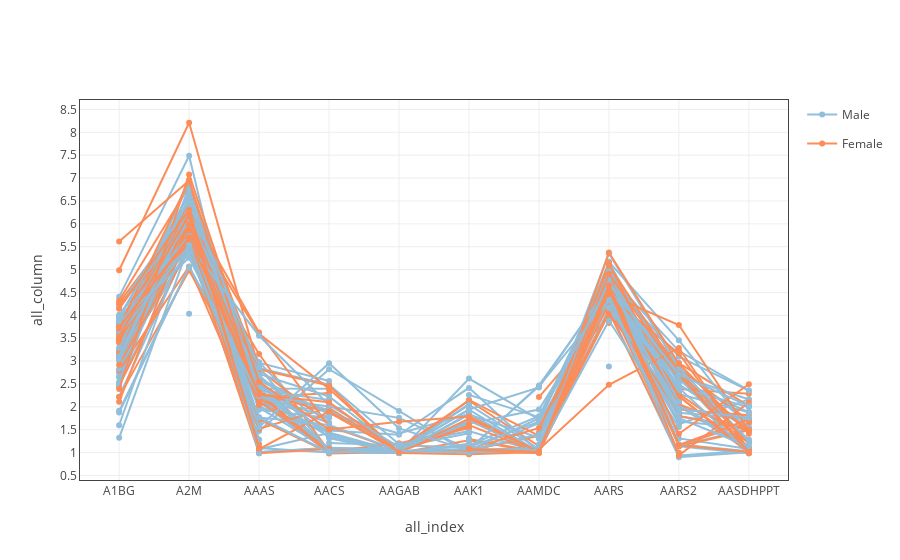

Here is the notebook cell this chart was saved with:
### Code cell
tt.line_plot()

### Figure 1 — Plotly figure (JSON) as saved in the notebook; plotly's stock layout.template omitted (floating-point values rounded to 4 significant figures)
{"data": [{"legendgroup": "Male", "line": {"color": "rgb(145,191,219)"}, "name": "Male", "showlegend": true, "type": "scatter", "uid": "d6d921be-db36-11e8-8641-a81e84e6c740", "x": ["A1BG", "A2M", "AAAS", "AACS", "AAGAB", "AAK1", "AAMDC", "AARS", "AARS2", "AASDHPPT"], "y": [3.951, 6.638, 2.402, 2.398, null, 1.06, 2.469, 4.602, 2.857, 1.636]}, {"legendgroup": "Male", "line": {"color": "rgb(145,191,219)"}, "name": "Male", "showlegend": false, "type": "scatter", "uid": "d6d926e6-db36-11e8-8641-a81e84e6c740", "x": ["A1BG", "A2M", "AAAS", "AACS", "AAGAB", "AAK1", "AAMDC", "AARS", "AARS2", "AASDHPPT"], "y": [3.744, 5.456, 1.09, null, null, null, 1.007, 4.794, null, 1.004]}, {"legendgroup": "Male", "line": {"color": "rgb(145,191,219)"}, "name": "Male", "showlegend": false, "type": "scatter", "uid": "d6d929b6-db36-11e8-8641-a81e84e6c740", "x": ["A1BG", "A2M", "AAAS", "AACS", "AAGAB", "AAK1", "AAMDC", "AARS", "AARS2", "AASDHPPT"], "y": [3.104, 5.836, 1.012, 1.104, 1.06, 2.047, null, 4.359, 1.62, 2.162]}, {"legendgroup": "Male", "line": {"color": "rgb(145,191,219)"}, "name": "Male", "showlegend": false, "type": "scatter", "uid": "d6d92c36-db36-11e8-8641-a81e84e6c740", "x": ["A1BG", "A2M", "AAAS", "AACS", "AAGAB", "AAK1", "AAMDC", "AARS", "AARS2", "AASDHPPT"], "y": [1.874, 5.057, 2.209, 2.006, 1.759, 1.075, 1.014, 5.027, 1.903, null]}, {"legendgroup": "Male", "line": {"color": "rgb(145,191,219)"}, "name": "Male", "showlegend": false, "type": "scatter", "uid": "d6d92e8e-db36-11e8-8641-a81e84e6c740", "x": ["A1BG", "A2M", "AAAS", "AACS", "AAGAB", "AAK1", "AAMDC", "AARS", "AARS2", "AASDHPPT"], "y": [4.404, 7.489, 1.098, 1.002, null, 1.075, 1.014, 4.095, 1.857, null]}, {"legendgroup": "Male", "line": {"color": "rgb(145,191,219)"}, "name": "Male", "showlegend": false, "type": "scatter", "uid": "d6d930e6-db36-11e8-8641-a81e84e6c740", "x": ["A1BG", "A2M", "AAAS", "AACS", "AAGAB", "AAK1", "AAMDC", "AARS", "AARS2", "AASDHPPT"], "y": [2.223, 5.573, 2.624, 1.847, 1.418, 1.842, null, 5.064, 1.308, 1.079]}, {"legendgroup": "Male", "line": {"color": "rgb(145,191,219)"}, "name": "Male", "showlegend": false, "type": "scatter", "uid": "d6d9332a-db36-11e8-8641-a81e84e6c740", "x": ["A1BG", "A2M", "AAAS", "AACS", "AAGAB", "AAK1", "AAMDC", "AARS", "AARS2", "AASDHPPT"], "y": [3.215, 6.34, 2.259, 1.352, 0.9911, 1.854, 1.011, 4.701, 2.604, 1.284]}, {"legendgroup": "Female", "line": {"color": "rgb(252,141,89)"}, "name": "Female", "showlegend": true, "type": "scatter", "uid": "d6d9356e-db36-11e8-8641-a81e84e6c740", "x": ["A1BG", "A2M", "AAAS", "AACS", "AAGAB", "AAK1", "AAMDC", "AARS", "AARS2", "AASDHPPT"], "y": [3.789, 6.439, 2.568, 1.025, 0.9911, 1.269, 1.011, 4.537, 2.819, 1.703]}, {"legendgroup": "Female", "line": {"color": "rgb(252,141,89)"}, "name": "Female", "showlegend": false, "type": "scatter", "uid": "d6d937bc-db36-11e8-8641-a81e84e6c740", "x": ["A1BG", "A2M", "AAAS", "AACS", "AAGAB", "AAK1", "AAMDC", "AARS", "AARS2", "AASDHPPT"], "y": [2.212, 4.978, 2.206, 2.305, null, null, 2.214, 3.994, 2.387, 2.288]}, {"legendgroup": "Male", "line": {"color": "rgb(145,191,219)"}, "name": "Male", "showlegend": false, "type": "scatter", "uid": "d6d93a00-db36-11e8-8641-a81e84e6c740", "x": ["A1BG", "A2M", "AAAS", "AACS", "AAGAB", "AAK1", "AAMDC", "AARS", "AARS2", "AASDHPPT"], "y": [3.021, 5.391, 2.006, 1.438, 1.015, 1.697, 0.9971, 4.991, 2.791, 0.9908]}, {"legendgroup": "Male", "line": {"color": "rgb(145,191,219)"}, "name": "Male", "showlegend": false, "type": "scatter", "uid": "d6d93c44-db36-11e8-8641-a81e84e6c740", "x": ["A1BG", "A2M", "AAAS", "AACS", "AAGAB", "AAK1", "AAMDC", "AARS", "AARS2", "AASDHPPT"], "y": [2.667, 5.92, 2.967, 2.564, null, 1.055, 1.001, 4.383, 1.679, 1.537]}, {"legendgroup": "Male", "line": {"color": "rgb(145,191,219)"}, "name": "Male", "showlegend": false, "type": "scatter", "uid": "d6d93e9c-db36-11e8-8641-a81e84e6c740", "x": ["A1BG", "A2M", "AAAS", "AACS", "AAGAB", "AAK1", "AAMDC", "AARS", "AARS2", "AASDHPPT"], "y": [3.546, 6.067, 1.745, null, 1.123, 1.662, null, 4.883, 3.219, 2.358]}, {"legendgroup": "Male", "line": {"color": "rgb(145,191,219)"}, "name": "Male", "showlegend": false, "type": "scatter", "uid": "d6d940e0-db36-11e8-8641-a81e84e6c740", "x": ["A1BG", "A2M", "AAAS", "AACS", "AAGAB", "AAK1", "AAMDC", "AARS", "AARS2", "AASDHPPT"], "y": [2.531, 5.496, 1.47, 2.822, 1.911, 0.9726, 1.648, 4.316, 1.793, 1.5]}, {"legendgroup": "Female", "line": {"color": "rgb(252,141,89)"}, "name": "Female", "showlegend": false, "type": "scatter", "uid": "d6d945c2-db36-11e8-8641-a81e84e6c740", "x": ["A1BG", "A2M", "AAAS", "AACS", "AAGAB", "AAK1", "AAMDC", "AARS", "AARS2", "AASDHPPT"], "y": [3.041, 5.651, 3.154, 1.025, null, 1.298, 1.011, 4.369, 2.956, 2.022]}, {"legendgroup": "Male", "line": {"color": "rgb(145,191,219)"}, "name": "Male", "showlegend": false, "type": "scatter", "uid": "d6d94900-db36-11e8-8641-a81e84e6c740", "x": ["A1BG", "A2M", "AAAS", "AACS", "AAGAB", "AAK1", "AAMDC", "AARS", "AARS2", "AASDHPPT"], "y": [2.53, 6.822, 2.037, 1.934, 1.118, 1.422, null, 5.153, 2.49, 1.496]}, {"legendgroup": "Female", "line": {"color": "rgb(252,141,89)"}, "name": "Female", "showlegend": false, "type": "scatter", "uid": "d6d94b58-db36-11e8-8641-a81e84e6c740", "x": ["A1BG", "A2M", "AAAS", "AACS", "AAGAB", "AAK1", "AAMDC", "AARS", "AARS2", "AASDHPPT"], "y": [4.278, 6.281, null, null, null, 1.075, 1.014, 4.587, 1.877, null]}, {"legendgroup": "Male", "line": {"color": "rgb(145,191,219)"}, "name": "Male", "showlegend": false, "type": "scatter", "uid": "d6d94dc4-db36-11e8-8641-a81e84e6c740", "x": ["A1BG", "A2M", "AAAS", "AACS", "AAGAB", "AAK1", "AAMDC", "AARS", "AARS2", "AASDHPPT"], "y": [3.645, 6.391, 2.502, 1.061, 1.023, null, null, 4.975, 2.019, 1.036]}, {"legendgroup": "Male", "line": {"color": "rgb(145,191,219)"}, "name": "Male", "showlegend": false, "type": "scatter", "uid": "d6d95012-db36-11e8-8641-a81e84e6c740", "x": ["A1BG", "A2M", "AAAS", "AACS", "AAGAB", "AAK1", "AAMDC", "AARS", "AARS2", "AASDHPPT"], "y": [3.46, 5.802, 2.975, 1.39, 1.011, 2.617, 1.726, 4.755, 2.107, null]}, {"legendgroup": "Female", "line": {"color": "rgb(252,141,89)"}, "name": "Female", "showlegend": false, "type": "scatter", "uid": "d6d95260-db36-11e8-8641-a81e84e6c740", "x": ["A1BG", "A2M", "AAAS", "AACS", "AAGAB", "AAK1", "AAMDC", "AARS", "AARS2", "AASDHPPT"], "y": [3.137, 6.14, 1.087, null, null, 1.797, 1.004, 4.5, 1.152, 1.649]}, {"legendgroup": "Male", "line": {"color": "rgb(145,191,219)"}, "name": "Male", "showlegend": false, "type": "scatter", "uid": "d6d954a4-db36-11e8-8641-a81e84e6c740", "x": ["A1BG", "A2M", "AAAS", "AACS", "AAGAB", "AAK1", "AAMDC", "AARS", "AARS2", "AASDHPPT"], "y": [3.661, 6.056, 2.194, 1.025, 0.9911, 1.16, 1.795, 4.752, 2.279, 1.88]}, {"legendgroup": "Female", "line": {"color": "rgb(252,141,89)"}, "name": "Female", "showlegend": false, "type": "scatter", "uid": "d6d956e8-db36-11e8-8641-a81e84e6c740", "x": ["A1BG", "A2M", "AAAS", "AACS", "AAGAB", "AAK1", "AAMDC", "AARS", "AARS2", "AASDHPPT"], "y": [2.46, 5.527, 1.76, null, null, 1.045, 1.121, 4.132, 2.637, 1.092]}, {"legendgroup": "Male", "line": {"color": "rgb(145,191,219)"}, "name": "Male", "showlegend": false, "type": "scatter", "uid": "d6d9592c-db36-11e8-8641-a81e84e6c740", "x": ["A1BG", "A2M", "AAAS", "AACS", "AAGAB", "AAK1", "AAMDC", "AARS", "AARS2", "AASDHPPT"], "y": [2.444, 6.455, 2.122, 0.9946, 1.028, 1.065, null, 4.32, 2.679, null]}, {"legendgroup": "Male", "line": {"color": "rgb(145,191,219)"}, "name": "Male", "showlegend": false, "type": "scatter", "uid": "d6d95b70-db36-11e8-8641-a81e84e6c740", "x": ["A1BG", "A2M", "AAAS", "AACS", "AAGAB", "AAK1", "AAMDC", "AARS", "AARS2", "AASDHPPT"], "y": [3.113, 5.645, 2.212, 1.1, 1.057, 2.06, null, 4.905, 2.417, null]}, {"legendgroup": "Male", "line": {"color": "rgb(145,191,219)"}, "name": "Male", "showlegend": false, "type": "scatter", "uid": "d6d95db4-db36-11e8-8641-a81e84e6c740", "x": ["A1BG", "A2M", "AAAS", "AACS", "AAGAB", "AAK1", "AAMDC", "AARS", "AARS2", "AASDHPPT"], "y": [3.79, 6.555, 2.366, 2.15, null, 1.12, 1.677, 4.866, 2.042, null]}, {"legendgroup": "Female", "line": {"color": "rgb(252,141,89)"}, "name": "Female", "showlegend": false, "type": "scatter", "uid": "d6d95ff8-db36-11e8-8641-a81e84e6c740", "x": ["A1BG", "A2M", "AAAS", "AACS", "AAGAB", "AAK1", "AAMDC", "AARS", "AARS2", "AASDHPPT"], "y": [3.398, 6.132, null, null, 1.097, 2.133, 1.142, 4.273, 0.9985, null]}, {"legendgroup": "Male", "line": {"color": "rgb(145,191,219)"}, "name": "Male", "showlegend": false, "type": "scatter", "uid": "d6d9623c-db36-11e8-8641-a81e84e6c740", "x": ["A1BG", "A2M", "AAAS", "AACS", "AAGAB", "AAK1", "AAMDC", "AARS", "AARS2", "AASDHPPT"], "y": [3.957, 5.413, null, null, null, null, null, 4.369, null, null]}, {"legendgroup": "Female", "line": {"color": "rgb(252,141,89)"}, "name": "Female", "showlegend": false, "type": "scatter", "uid": "d6d964a8-db36-11e8-8641-a81e84e6c740", "x": ["A1BG", "A2M", "AAAS", "AACS", "AAGAB", "AAK1", "AAMDC", "AARS", "AARS2", "AASDHPPT"], "y": [3.425, 5.662, 2.205, 1.025, 1.203, 1.532, null, 4.661, 2.285, 1.212]}, {"legendgroup": "Male", "line": {"color": "rgb(145,191,219)"}, "name": "Male", "showlegend": false, "type": "scatter", "uid": "d6d966e2-db36-11e8-8641-a81e84e6c740", "x": ["A1BG", "A2M", "AAAS", "AACS", "AAGAB", "AAK1", "AAMDC", "AARS", "AARS2", "AASDHPPT"], "y": [1.596, 5.943, 1.934, 1.755, null, 1.046, 1.391, 5.171, 3.455, 1.522]}, {"legendgroup": "Female", "line": {"color": "rgb(252,141,89)"}, "name": "Female", "showlegend": false, "type": "scatter", "uid": "d6d96a0c-db36-11e8-8641-a81e84e6c740", "x": ["A1BG", "A2M", "AAAS", "AACS", "AAGAB", "AAK1", "AAMDC", "AARS", "AARS2", "AASDHPPT"], "y": [3.679, 6.014, 1.009, null, null, 2.04, null, 4.32, 2.647, 1.069]}, {"legendgroup": "Female", "line": {"color": "rgb(252,141,89)"}, "name": "Female", "showlegend": false, "type": "scatter", "uid": "d6d96d18-db36-11e8-8641-a81e84e6c740", "x": ["A1BG", "A2M", "AAAS", "AACS", "AAGAB", "AAK1", "AAMDC", "AARS", "AARS2", "AASDHPPT"], "y": [4.323, 6.822, 2.815, 1.639, null, 0.9759, null, 4.335, 1.802, 1.525]}, {"legendgroup": "Male", "line": {"color": "rgb(145,191,219)"}, "name": "Male", "showlegend": false, "type": "scatter", "uid": "d6d96f7a-db36-11e8-8641-a81e84e6c740", "x": ["A1BG", "A2M", "AAAS", "AACS", "AAGAB", "AAK1", "AAMDC", "AARS", "AARS2", "AASDHPPT"], "y": [3.256, 6.352, 2.114, 1.483, 1.39, 2.414, 1.011, 4.127, 0.8977, 1.005]}, {"legendgroup": "Male", "line": {"color": "rgb(145,191,219)"}, "name": "Male", "showlegend": false, "type": "scatter", "uid": "d6d97254-db36-11e8-8641-a81e84e6c740", "x": ["A1BG", "A2M", "AAAS", "AACS", "AAGAB", "AAK1", "AAMDC", "AARS", "AARS2", "AASDHPPT"], "y": [3.565, 6.906, 2.5, 1.409, 1.015, null, 1.392, 4.843, 1.142, 1.523]}, {"legendgroup": "Male", "line": {"color": "rgb(145,191,219)"}, "name": "Male", "showlegend": false, "type": "scatter", "uid": "d6d9748e-db36-11e8-8641-a81e84e6c740", "x": ["A1BG", "A2M", "AAAS", "AACS", "AAGAB", "AAK1", "AAMDC", "AARS", "AARS2", "AASDHPPT"], "y": [4.174, 6.438, 1.986, 1.049, null, 0.9823, null, 5.029, 2.649, 1.026]}, {"legendgroup": "Female", "line": {"color": "rgb(252,141,89)"}, "name": "Female", "showlegend": false, "type": "scatter", "uid": "d6d976d2-db36-11e8-8641-a81e84e6c740", "x": ["A1BG", "A2M", "AAAS", "AACS", "AAGAB", "AAK1", "AAMDC", "AARS", "AARS2", "AASDHPPT"], "y": [3.548, 5.871, null, null, null, null, 1.107, 4.071, 0.9716, null]}, {"legendgroup": "Female", "line": {"color": "rgb(252,141,89)"}, "name": "Female", "showlegend": false, "type": "scatter", "uid": "d6d9790c-db36-11e8-8641-a81e84e6c740", "x": ["A1BG", "A2M", "AAAS", "AACS", "AAGAB", "AAK1", "AAMDC", "AARS", "AARS2", "AASDHPPT"], "y": [3.174, 6.481, 2.24, null, null, null, 1.014, 4.047, 1.942, 1.814]}, {"legendgroup": "Male", "line": {"color": "rgb(145,191,219)"}, "name": "Male", "showlegend": false, "type": "scatter", "uid": "d6d97b64-db36-11e8-8641-a81e84e6c740", "x": ["A1BG", "A2M", "AAAS", "AACS", "AAGAB", "AAK1", "AAMDC", "AARS", "AARS2", "AASDHPPT"], "y": [3.1, 6.038, null, 1.208, 1.151, 1.109, null, 4.56, 2.954, null]}, {"legendgroup": "Male", "line": {"color": "rgb(145,191,219)"}, "name": "Male", "showlegend": false, "type": "scatter", "uid": "d6d97da8-db36-11e8-8641-a81e84e6c740", "x": ["A1BG", "A2M", "AAAS", "AACS", "AAGAB", "AAK1", "AAMDC", "AARS", "AARS2", "AASDHPPT"], "y": [3.223, 5.755, 1.738, 1.002, null, 1.075, 1.014, 4.892, 1.871, 1.739]}, {"legendgroup": "Female", "line": {"color": "rgb(252,141,89)"}, "name": "Female", "showlegend": false, "type": "scatter", "uid": "d6d980d2-db36-11e8-8641-a81e84e6c740", "x": ["A1BG", "A2M", "AAAS", "AACS", "AAGAB", "AAK1", "AAMDC", "AARS", "AARS2", "AASDHPPT"], "y": [5.616, 6.948, 1.18, null, null, 1.177, null, 3.914, null, 1.103]}, {"legendgroup": "Female", "line": {"color": "rgb(252,141,89)"}, "name": "Female", "showlegend": false, "type": "scatter", "uid": "d6d98316-db36-11e8-8641-a81e84e6c740", "x": ["A1BG", "A2M", "AAAS", "AACS", "AAGAB", "AAK1", "AAMDC", "AARS", "AARS2", "AASDHPPT"], "y": [3.498, 6.424, 2.279, 0.9799, 1.011, 2.15, 1.362, 4.233, 2.757, 0.9863]}, {"legendgroup": "Male", "line": {"color": "rgb(145,191,219)"}, "name": "Male", "showlegend": false, "type": "scatter", "uid": "d6d9855a-db36-11e8-8641-a81e84e6c740", "x": ["A1BG", "A2M", "AAAS", "AACS", "AAGAB", "AAK1", "AAMDC", "AARS", "AARS2", "AASDHPPT"], "y": [3.551, 5.519, 1.654, null, null, 0.9974, 1.058, 4.456, 0.9335, 1.042]}, {"legendgroup": "Male", "line": {"color": "rgb(145,191,219)"}, "name": "Male", "showlegend": false, "type": "scatter", "uid": "d6d98794-db36-11e8-8641-a81e84e6c740", "x": ["A1BG", "A2M", "AAAS", "AACS", "AAGAB", "AAK1", "AAMDC", "AARS", "AARS2", "AASDHPPT"], "y": [3.569, 5.962, 1.009, 1.1, 1.057, 1.635, 1.941, 4.394, 2.059, 1.069]}, {"legendgroup": "Male", "line": {"color": "rgb(145,191,219)"}, "name": "Male", "showlegend": false, "type": "scatter", "uid": "d6d989ce-db36-11e8-8641-a81e84e6c740", "x": ["A1BG", "A2M", "AAAS", "AACS", "AAGAB", "AAK1", "AAMDC", "AARS", "AARS2", "AASDHPPT"], "y": [3.67, 6.371, 2.411, 1.025, 0.9911, 1.192, null, 4.77, 3.096, 2.355]}, {"legendgroup": "Male", "line": {"color": "rgb(145,191,219)"}, "name": "Male", "showlegend": false, "type": "scatter", "uid": "d6d98c12-db36-11e8-8641-a81e84e6c740", "x": ["A1BG", "A2M", "AAAS", "AACS", "AAGAB", "AAK1", "AAMDC", "AARS", "AARS2", "AASDHPPT"], "y": [2.748, 6.164, 2.842, 2.482, 1.182, 1.468, 1.011, 4.76, 2.664, 1.545]}, {"legendgroup": "Male", "line": {"color": "rgb(145,191,219)"}, "name": "Male", "showlegend": false, "type": "scatter", "uid": "d6d98e60-db36-11e8-8641-a81e84e6c740", "x": ["A1BG", "A2M", "AAAS", "AACS", "AAGAB", "AAK1", "AAMDC", "AARS", "AARS2", "AASDHPPT"], "y": [2.642, 6.396, 1.074, 1.429, null, 2.261, 1.774, 4.962, 1.138, 0.9863]}, {"legendgroup": "Female", "line": {"color": "rgb(252,141,89)"}, "name": "Female", "showlegend": false, "type": "scatter", "uid": "d6d9920c-db36-11e8-8641-a81e84e6c740", "x": ["A1BG", "A2M", "AAAS", "AACS", "AAGAB", "AAK1", "AAMDC", "AARS", "AARS2", "AASDHPPT"], "y": [2.796, 5.067, 1.521, 1.979, 1.011, 1.045, 1.367, 4.982, 1.138, 1.488]}, {"legendgroup": "Male", "line": {"color": "rgb(145,191,219)"}, "name": "Male", "showlegend": false, "type": "scatter", "uid": "d6d9957c-db36-11e8-8641-a81e84e6c740", "x": ["A1BG", "A2M", "AAAS", "AACS", "AAGAB", "AAK1", "AAMDC", "AARS", "AARS2", "AASDHPPT"], "y": [3.696, 5.685, 2.114, 1.084, null, null, null, 4.604, null, null]}, {"legendgroup": "Female", "line": {"color": "rgb(252,141,89)"}, "name": "Female", "showlegend": false, "type": "scatter", "uid": "d6d997de-db36-11e8-8641-a81e84e6c740", "x": ["A1BG", "A2M", "AAAS", "AACS", "AAGAB", "AAK1", "AAMDC", "AARS", "AARS2", "AASDHPPT"], "y": [3.187, 5.649, 2.82, null, 1.011, 1.045, 0.9937, 4.62, 2.653, 1.495]}, {"legendgroup": "Male", "line": {"color": "rgb(145,191,219)"}, "name": "Male", "showlegend": false, "type": "scatter", "uid": "d6d99a36-db36-11e8-8641-a81e84e6c740", "x": ["A1BG", "A2M", "AAAS", "AACS", "AAGAB", "AAK1", "AAMDC", "AARS", "AARS2", "AASDHPPT"], "y": [3.913, 5.964, 1.102, null, 1.041, 1.936, 1.017, 4.592, 2.315, null]}, {"legendgroup": "Male", "line": {"color": "rgb(145,191,219)"}, "name": "Male", "showlegend": false, "type": "scatter", "uid": "d6d99c84-db36-11e8-8641-a81e84e6c740", "x": ["A1BG", "A2M", "AAAS", "AACS", "AAGAB", "AAK1", "AAMDC", "AARS", "AARS2", "AASDHPPT"], "y": [3.01, 5.472, 2.718, 2.227, 1.038, null, 1.015, 4.833, 1.166, 1.015]}, {"legendgroup": "Male", "line": {"color": "rgb(145,191,219)"}, "name": "Male", "showlegend": false, "type": "scatter", "uid": "d6d99ed2-db36-11e8-8641-a81e84e6c740", "x": ["A1BG", "A2M", "AAAS", "AACS", "AAGAB", "AAK1", "AAMDC", "AARS", "AARS2", "AASDHPPT"], "y": [4.011, 5.917, 2.382, 1.925, 1.011, null, 1.301, 4.504, 2.579, 1.882]}, {"legendgroup": "Female", "line": {"color": "rgb(252,141,89)"}, "name": "Female", "showlegend": false, "type": "scatter", "uid": "d6d9a120-db36-11e8-8641-a81e84e6c740", "x": ["A1BG", "A2M", "AAAS", "AACS", "AAGAB", "AAK1", "AAMDC", "AARS", "AARS2", "AASDHPPT"], "y": [4.237, 5.868, 2.042, null, 1.033, 1.569, null, 4.852, 2.228, 1.046]}, {"legendgroup": "Female", "line": {"color": "rgb(252,141,89)"}, "name": "Female", "showlegend": false, "type": "scatter", "uid": "d6d9a36e-db36-11e8-8641-a81e84e6c740", "x": ["A1BG", "A2M", "AAAS", "AACS", "AAGAB", "AAK1", "AAMDC", "AARS", "AARS2", "AASDHPPT"], "y": [3.529, 5.653, 2.31, 1.878, 1.011, 1.045, 0.9937, 4.489, 2.236, 0.9863]}, {"legendgroup": "Female", "line": {"color": "rgb(252,141,89)"}, "name": "Female", "showlegend": false, "type": "scatter", "uid": "d6d9a5b2-db36-11e8-8641-a81e84e6c740", "x": ["A1BG", "A2M", "AAAS", "AACS", "AAGAB", "AAK1", "AAMDC", "AARS", "AARS2", "AASDHPPT"], "y": [2.109, 6.082, 3.598, 2.395, 0.9982, 1.745, 1.02, 5.138, 2.057, 1.461]}, {"legendgroup": "Male", "line": {"color": "rgb(145,191,219)"}, "name": "Male", "showlegend": false, "type": "scatter", "uid": "d6d9a7f6-db36-11e8-8641-a81e84e6c740", "x": ["A1BG", "A2M", "AAAS", "AACS", "AAGAB", "AAK1", "AAMDC", "AARS", "AARS2", "AASDHPPT"], "y": [2.829, 6.099, 2.576, 1.849, null, 1.274, null, 4.47, 2.414, 1.005]}, {"legendgroup": "Male", "line": {"color": "rgb(145,191,219)"}, "name": "Male", "showlegend": false, "type": "scatter", "uid": "d6d9aa44-db36-11e8-8641-a81e84e6c740", "x": ["A1BG", "A2M", "AAAS", "AACS", "AAGAB", "AAK1", "AAMDC", "AARS", "AARS2", "AASDHPPT"], "y": [3.108, 6.404, 1.695, null, 1.045, 2.047, 1.077, 4.641, 2.685, 2.161]}, {"legendgroup": "Female", "line": {"color": "rgb(252,141,89)"}, "name": "Female", "showlegend": false, "type": "scatter", "uid": "d6d9ac7e-db36-11e8-8641-a81e84e6c740", "x": ["A1BG", "A2M", "AAAS", "AACS", "AAGAB", "AAK1", "AAMDC", "AARS", "AARS2", "AASDHPPT"], "y": [3.84, 6.172, 2.305, 0.9909, null, null, 1.439, 4.489, 2.154, null]}, {"legendgroup": "Male", "line": {"color": "rgb(145,191,219)"}, "name": "Male", "showlegend": false, "type": "scatter", "uid": "d6d9aec2-db36-11e8-8641-a81e84e6c740", "x": ["A1BG", "A2M", "AAAS", "AACS", "AAGAB", "AAK1", "AAMDC", "AARS", "AARS2", "AASDHPPT"], "y": [3.29, 6.756, 2.234, 1.647, null, 1.09, 1.024, 5.008, 1.178, 1.026]}, {"legendgroup": "Female", "line": {"color": "rgb(252,141,89)"}, "name": "Female", "showlegend": false, "type": "scatter", "uid": "d6d9b106-db36-11e8-8641-a81e84e6c740", "x": ["A1BG", "A2M", "AAAS", "AACS", "AAGAB", "AAK1", "AAMDC", "AARS", "AARS2", "AASDHPPT"], "y": [3.639, 6.306, 3.625, 1.577, 1.036, null, null, 3.831, null, null]}, {"legendgroup": "Female", "line": {"color": "rgb(252,141,89)"}, "name": "Female", "showlegend": false, "type": "scatter", "uid": "d6d9b340-db36-11e8-8641-a81e84e6c740", "x": ["A1BG", "A2M", "AAAS", "AACS", "AAGAB", "AAK1", "AAMDC", "AARS", "AARS2", "AASDHPPT"], "y": [3.447, 5.995, 2.168, null, null, 1.614, null, 4.413, 3.167, 1.056]}, {"legendgroup": "Female", "line": {"color": "rgb(252,141,89)"}, "name": "Female", "showlegend": false, "type": "scatter", "uid": "d6d9b584-db36-11e8-8641-a81e84e6c740", "x": ["A1BG", "A2M", "AAAS", "AACS", "AAGAB", "AAK1", "AAMDC", "AARS", "AARS2", "AASDHPPT"], "y": [4.986, 8.21, 2.819, 2.465, 0.9911, 0.9629, 1.011, 5.09, 2.78, 1.207]}, {"legendgroup": "Male", "line": {"color": "rgb(145,191,219)"}, "name": "Male", "showlegend": false, "type": "scatter", "uid": "d6d9b7d2-db36-11e8-8641-a81e84e6c740", "x": ["A1BG", "A2M", "AAAS", "AACS", "AAGAB", "AAK1", "AAMDC", "AARS", "AARS2", "AASDHPPT"], "y": [1.912, 5.062, 2.245, 1.774, null, 1.045, 1.397, 4.388, 2.429, 1.992]}, {"legendgroup": "Male", "line": {"color": "rgb(145,191,219)"}, "name": "Male", "showlegend": false, "type": "scatter", "uid": "d6d9ba16-db36-11e8-8641-a81e84e6c740", "x": ["A1BG", "A2M", "AAAS", "AACS", "AAGAB", "AAK1", "AAMDC", "AARS", "AARS2", "AASDHPPT"], "y": [2.5, 6.445, 2.693, 1.314, 0.9911, 1.832, 1.325, 5.353, 2.845, 1.252]}, {"legendgroup": "Male", "line": {"color": "rgb(145,191,219)"}, "name": "Male", "showlegend": false, "type": "scatter", "uid": "d6d9bc5a-db36-11e8-8641-a81e84e6c740", "x": ["A1BG", "A2M", "AAAS", "AACS", "AAGAB", "AAK1", "AAMDC", "AARS", "AARS2", "AASDHPPT"], "y": [3.862, 5.529, 1.033, null, null, null, 1.121, 4.369, 2.412, null]}, {"legendgroup": "Female", "line": {"color": "rgb(252,141,89)"}, "name": "Female", "showlegend": false, "type": "scatter", "uid": "d6d9be94-db36-11e8-8641-a81e84e6c740", "x": ["A1BG", "A2M", "AAAS", "AACS", "AAGAB", "AAK1", "AAMDC", "AARS", "AARS2", "AASDHPPT"], "y": [2.922, 5.64, 1.725, 1.002, null, 1.075, 1.537, 4.569, 1.165, 1.724]}, {"legendgroup": "Male", "line": {"color": "rgb(145,191,219)"}, "name": "Male", "showlegend": false, "type": "scatter", "uid": "d6d9c0d8-db36-11e8-8641-a81e84e6c740", "x": ["A1BG", "A2M", "AAAS", "AACS", "AAGAB", "AAK1", "AAMDC", "AARS", "AARS2", "AASDHPPT"], "y": [3.59, 6.239, 1.283, null, null, 1.309, null, 2.883, null, 1.219]}, {"legendgroup": "Female", "line": {"color": "rgb(252,141,89)"}, "name": "Female", "showlegend": false, "type": "scatter", "uid": "d6d9c312-db36-11e8-8641-a81e84e6c740", "x": ["A1BG", "A2M", "AAAS", "AACS", "AAGAB", "AAK1", "AAMDC", "AARS", "AARS2", "AASDHPPT"], "y": [3.485, 5.782, 1.074, 1.899, 1.011, 1.604, 0.9937, 4.453, 3.787, 1.479]}, {"legendgroup": "Male", "line": {"color": "rgb(145,191,219)"}, "name": "Male", "showlegend": false, "type": "scatter", "uid": "d6d9c54c-db36-11e8-8641-a81e84e6c740", "x": ["A1BG", "A2M", "AAAS", "AACS", "AAGAB", "AAK1", "AAMDC", "AARS", "AARS2", "AASDHPPT"], "y": [3.923, 5.738, 1.769, 1.605, 1.041, 1.941, 2.425, 4.655, 1.906, null]}, {"legendgroup": "Male", "line": {"color": "rgb(145,191,219)"}, "name": "Male", "showlegend": false, "type": "scatter", "uid": "d6d9c790-db36-11e8-8641-a81e84e6c740", "x": ["A1BG", "A2M", "AAAS", "AACS", "AAGAB", "AAK1", "AAMDC", "AARS", "AARS2", "AASDHPPT"], "y": [null, 4.036, null, 1.115, null, 1.035, 1.109, 4.96, 2.105, null]}, {"legendgroup": "Female", "line": {"color": "rgb(252,141,89)"}, "name": "Female", "showlegend": false, "type": "scatter", "uid": "d6d9c9d4-db36-11e8-8641-a81e84e6c740", "x": ["A1BG", "A2M", "AAAS", "AACS", "AAGAB", "AAK1", "AAMDC", "AARS", "AARS2", "AASDHPPT"], "y": [3.729, 6.956, 2.123, 1.073, null, 1.001, null, 4.797, 0.9377, 2.095]}, {"legendgroup": "Female", "line": {"color": "rgb(252,141,89)"}, "name": "Female", "showlegend": false, "type": "scatter", "uid": "d6d9cc0e-db36-11e8-8641-a81e84e6c740", "x": ["A1BG", "A2M", "AAAS", "AACS", "AAGAB", "AAK1", "AAMDC", "AARS", "AARS2", "AASDHPPT"], "y": [2.39, 7.081, 2.544, 1.503, 1.676, 1.786, 1.011, 5.374, 2.94, 1.412]}, {"legendgroup": "Female", "line": {"color": "rgb(252,141,89)"}, "name": "Female", "showlegend": false, "type": "scatter", "uid": "d6d9ce48-db36-11e8-8641-a81e84e6c740", "x": ["A1BG", "A2M", "AAAS", "AACS", "AAGAB", "AAK1", "AAMDC", "AARS", "AARS2", "AASDHPPT"], "y": [3.536, 5.533, 0.9876, 1.077, null, null, 1.067, 2.482, 3.285, 1.049]}, {"legendgroup": "Male", "line": {"color": "rgb(145,191,219)"}, "name": "Male", "showlegend": false, "type": "scatter", "uid": "d6d9d082-db36-11e8-8641-a81e84e6c740", "x": ["A1BG", "A2M", "AAAS", "AACS", "AAGAB", "AAK1", "AAMDC", "AARS", "AARS2", "AASDHPPT"], "y": [null, 5.373, 1.774, 1.002, 1.037, 1.075, 2.447, 4.327, 1.165, null]}, {"legendgroup": "Male", "line": {"color": "rgb(145,191,219)"}, "name": "Male", "showlegend": false, "type": "scatter", "uid": "d6d9d2bc-db36-11e8-8641-a81e84e6c740", "x": ["A1BG", "A2M", "AAAS", "AACS", "AAGAB", "AAK1", "AAMDC", "AARS", "AARS2", "AASDHPPT"], "y": [3.046, 6.263, 0.9843, null, 1.033, 1.002, 1.063, 3.884, 1.559, null]}, {"legendgroup": "Male", "line": {"color": "rgb(145,191,219)"}, "name": "Male", "showlegend": false, "type": "scatter", "uid": "d6d9d500-db36-11e8-8641-a81e84e6c740", "x": ["A1BG", "A2M", "AAAS", "AACS", "AAGAB", "AAK1", "AAMDC", "AARS", "AARS2", "AASDHPPT"], "y": [1.322, 5.535, 3.554, 2.038, 1.123, null, 1.174, 4.791, 1.752, 1.134]}, {"legendgroup": "Male", "line": {"color": "rgb(145,191,219)"}, "name": "Male", "showlegend": false, "type": "scatter", "uid": "d6d9d744-db36-11e8-8641-a81e84e6c740", "x": ["A1BG", "A2M", "AAAS", "AACS", "AAGAB", "AAK1", "AAMDC", "AARS", "AARS2", "AASDHPPT"], "y": [3.976, 6.498, 2.86, 1.025, 0.9911, null, null, 4.165, 1.956, 1.759]}, {"legendgroup": "Male", "line": {"color": "rgb(145,191,219)"}, "name": "Male", "showlegend": false, "type": "scatter", "uid": "d6d9d988-db36-11e8-8641-a81e84e6c740", "x": ["A1BG", "A2M", "AAAS", "AACS", "AAGAB", "AAK1", "AAMDC", "AARS", "AARS2", "AASDHPPT"], "y": [3.854, 5.259, 2.234, null, 1.067, null, 1.105, 4.588, 2.431, null]}, {"legendgroup": "Female", "line": {"color": "rgb(252,141,89)"}, "name": "Female", "showlegend": false, "type": "scatter", "uid": "d6d9dbc2-db36-11e8-8641-a81e84e6c740", "x": ["A1BG", "A2M", "AAAS", "AACS", "AAGAB", "AAK1", "AAMDC", "AARS", "AARS2", "AASDHPPT"], "y": [4.141, 6.309, 1.089, null, null, 1.064, 1.006, 4.909, 2.71, 1.003]}, {"legendgroup": "Female", "line": {"color": "rgb(252,141,89)"}, "name": "Female", "showlegend": false, "type": "scatter", "uid": "d6d9def6-db36-11e8-8641-a81e84e6c740", "x": ["A1BG", "A2M", "AAAS", "AACS", "AAGAB", "AAK1", "AAMDC", "AARS", "AARS2", "AASDHPPT"], "y": [3.74, 5.706, 2.269, 2.101, 1.005, null, 1.029, 4.547, 1.413, 2.494]}, {"legendgroup": "Male", "line": {"color": "rgb(145,191,219)"}, "name": "Male", "showlegend": false, "type": "scatter", "uid": "d6d9e1ee-db36-11e8-8641-a81e84e6c740", "x": ["A1BG", "A2M", "AAAS", "AACS", "AAGAB", "AAK1", "AAMDC", "AARS", "AARS2", "AASDHPPT"], "y": [3.576, 5.531, 1.557, 2.955, 1.53, 1.045, 1.746, 4.686, 2.708, 2.018]}, {"legendgroup": "Female", "line": {"color": "rgb(252,141,89)"}, "name": "Female", "showlegend": false, "type": "scatter", "uid": "d6d9e428-db36-11e8-8641-a81e84e6c740", "x": ["A1BG", "A2M", "AAAS", "AACS", "AAGAB", "AAK1", "AAMDC", "AARS", "AARS2", "AASDHPPT"], "y": [3.539, 6.206, 1.098, null, null, 1.075, 1.014, 4.65, 1.165, 1.013]}], "layout": {"title": "", "xaxis": {"mirror": "all", "nticks": 20, "showgrid": true, "showline": true, "title": "all_index", "zeroline": true}, "yaxis": {"mirror": "all", "nticks": 20, "showgrid": true, "showline": true, "title": "all_column", "zeroline": true}}}
